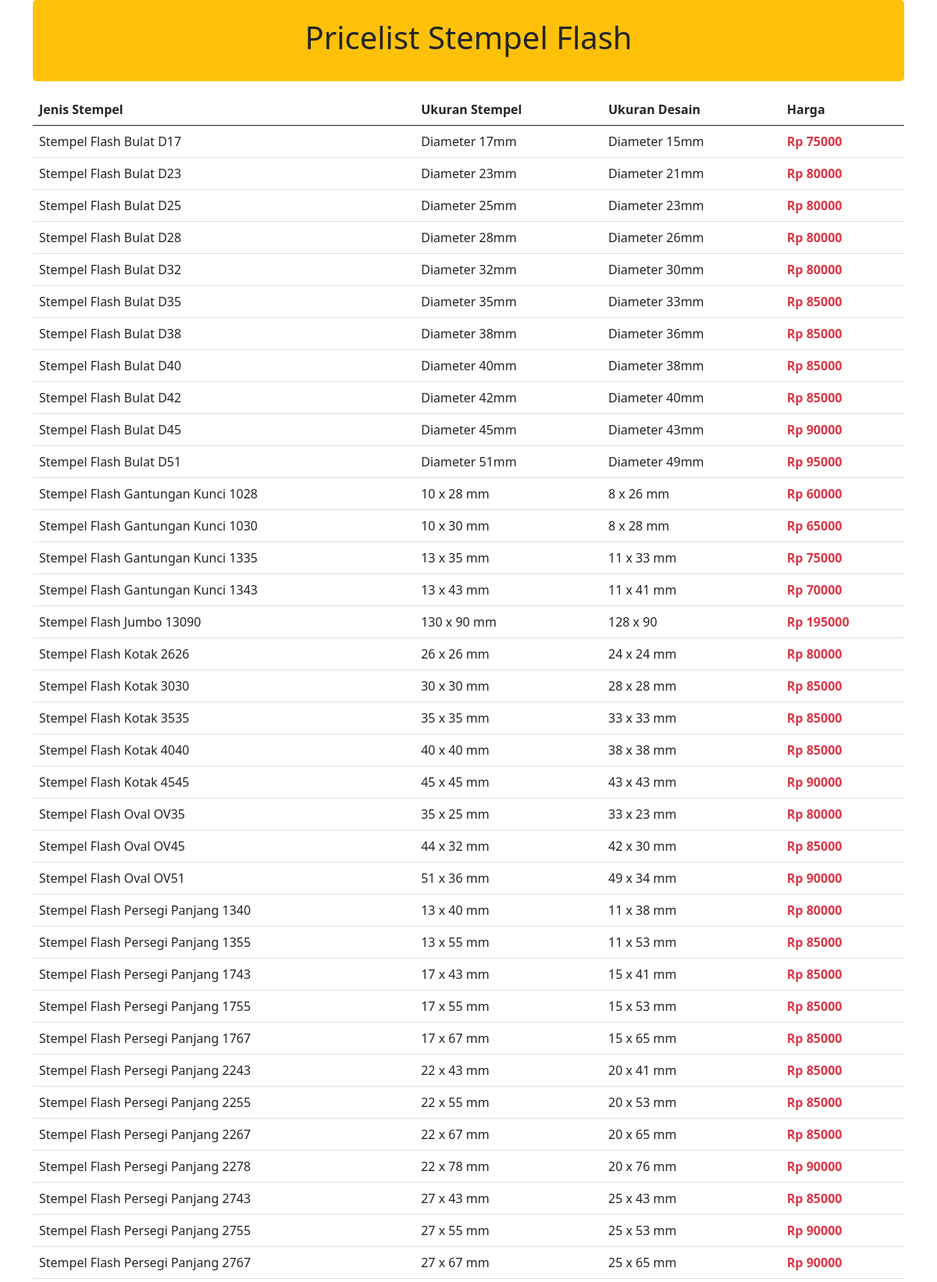
Screenshot of /pricelist.php (signed in, upper part) with the database file from the repository.
### tables this page shows
CREATE TABLE `data_flash` (
  `id` varchar(100) NOT NULL,
  `jenis` varchar(100) NOT NULL,
  `ukuran` varchar(100) NOT NULL,
  `desain` varchar(100) NOT NULL,
  `harga` int(100) NOT NULL
);

### pricelist.php (the view, shortened to what this page needs)
<?php
include('connection.php');
$query = mysqli_query($connect, 'SELECT * FROM data_flash');
$result = mysqli_fetch_all($query, MYSQLI_ASSOC);
?>
<!DOCTYPE html>
<html lang="en">
<head>
    <link href="https://cdn.jsdelivr.net/npm/bootstrap@5.0.2/dist/css/bootstrap.min.css" rel="stylesheet"
>
    <link href="style.css" rel="stylesheet">
    <link href="http://fonts.cdnfonts.com/css/sf-pro-display" rel="stylesheet">
</head>
<body>
    <div class="container">
        <div class="bg-warning rounded-3 mb-3">
            <br>
            <h1 class="text-center">Pricelist Stempel Flash</h1><br>
        </div>
        <table class="table">
            <thead>
                <th scope="col">Jenis Stempel</th>
                <th scope="col">Ukuran Stempel</th>
                <th scope="col">Ukuran Desain</th>
                <th scope="col">Harga</th>
            </thead>
            <tbody>
                <?php foreach ($result as $result) : ?>
                <tr>
                    <td><?php echo $result['jenis'] ?></td>
                    <td><?php echo $result['ukuran'] ?></td>
                    <td><?php echo $result['desain'] ?></td>
                    <td class="text-danger"><strong> Rp <?php echo $result['harga'] ?> </strong></td>
                </tr>
                <?php endforeach; ?>
            </tbody>
        </table>
    </div>
</body>
</html>

### rows the page displays
data_flash: jenis "Stempel Flash Bulat D17", ukuran "Diameter 17mm", desain "Diameter 15mm", harga "75000"
data_flash: jenis "Stempel Flash Bulat D23", ukuran "Diameter 23mm", desain "Diameter 21mm", harga "80000"
data_flash: jenis "Stempel Flash Bulat D25", ukuran "Diameter 25mm", desain "Diameter 23mm", harga "80000"
data_flash: jenis "Stempel Flash Bulat D28", ukuran "Diameter 28mm", desain "Diameter 26mm", harga "80000"
data_flash: jenis "Stempel Flash Bulat D32", ukuran "Diameter 32mm", desain "Diameter 30mm", harga "80000"
data_flash: jenis "Stempel Flash Bulat D35", ukuran "Diameter 35mm", desain "Diameter 33mm", harga "85000"
data_flash: jenis "Stempel Flash Bulat D38", ukuran "Diameter 38mm", desain "Diameter 36mm", harga "85000"
data_flash: jenis "Stempel Flash Bulat D40", ukuran "Diameter 40mm", desain "Diameter 38mm", harga "85000"
data_flash: jenis "Stempel Flash Bulat D42", ukuran "Diameter 42mm", desain "Diameter 40mm", harga "85000"
data_flash: jenis "Stempel Flash Bulat D45", ukuran "Diameter 45mm", desain "Diameter 43mm", harga "90000"
data_flash: jenis "Stempel Flash Bulat D51", ukuran "Diameter 51mm", desain "Diameter 49mm", harga "95000"
data_flash: jenis "Stempel Flash Gantungan Kunci 1028", ukuran "10 x 28 mm", desain "8 x 26 mm", harga "60000"
data_flash: jenis "Stempel Flash Gantungan Kunci 1030", ukuran "10 x 30 mm", desain "8 x 28 mm", harga "65000"
data_flash: jenis "Stempel Flash Gantungan Kunci 1335", ukuran "13 x 35 mm", desain "11 x 33 mm", harga "75000"
data_flash: jenis "Stempel Flash Gantungan Kunci 1343", ukuran "13 x 43 mm", desain "11 x 41 mm", harga "70000"
data_flash: jenis "Stempel Flash Jumbo 13090", ukuran "130 x 90 mm", desain "128 x 90", harga "195000"
data_flash: jenis "Stempel Flash Kotak 2626", ukuran "26 x 26 mm", desain "24 x 24 mm", harga "80000"
data_flash: jenis "Stempel Flash Kotak 3030", ukuran "30 x 30 mm", desain "28 x 28 mm", harga "85000"
data_flash: jenis "Stempel Flash Kotak 3535", ukuran "35 x 35 mm", desain "33 x 33 mm", harga "85000"
data_flash: jenis "Stempel Flash Kotak 4040", ukuran "40 x 40 mm", desain "38 x 38 mm", harga "85000"
data_flash: jenis "Stempel Flash Kotak 4545", ukuran "45 x 45 mm", desain "43 x 43 mm", harga "90000"
data_flash: jenis "Stempel Flash Oval OV35", ukuran "35 x 25 mm", desain "33 x 23 mm", harga "80000"
data_flash: jenis "Stempel Flash Oval OV45", ukuran "44 x 32 mm", desain "42 x 30 mm", harga "85000"
data_flash: jenis "Stempel Flash Oval OV51", ukuran "51 x 36 mm", desain "49 x 34 mm", harga "90000"
data_flash: jenis "Stempel Flash Persegi Panjang 1340", ukuran "13 x 40 mm", desain "11 x 38 mm", harga "80000"
data_flash: jenis "Stempel Flash Persegi Panjang 1355", ukuran "13 x 55 mm", desain "11 x 53 mm", harga "85000"
data_flash: jenis "Stempel Flash Persegi Panjang 1743", ukuran "17 x 43 mm", desain "15 x 41 mm", harga "85000"
data_flash: jenis "Stempel Flash Persegi Panjang 1755", ukuran "17 x 55 mm", desain "15 x 53 mm", harga "85000"
data_flash: jenis "Stempel Flash Persegi Panjang 1767", ukuran "17 x 67 mm", desain "15 x 65 mm", harga "85000"
data_flash: jenis "Stempel Flash Persegi Panjang 2243", ukuran "22 x 43 mm", desain "20 x 41 mm", harga "85000"
data_flash: jenis "Stempel Flash Persegi Panjang 2255", ukuran "22 x 55 mm", desain "20 x 53 mm", harga "85000"
data_flash: jenis "Stempel Flash Persegi Panjang 2267", ukuran "22 x 67 mm", desain "20 x 65 mm", harga "85000"
data_flash: jenis "Stempel Flash Persegi Panjang 2278", ukuran "22 x 78 mm", desain "20 x 76 mm", harga "90000"
data_flash: jenis "Stempel Flash Persegi Panjang 2743", ukuran "27 x 43 mm", desain "25 x 43 mm", harga "85000"
data_flash: jenis "Stempel Flash Persegi Panjang 2755", ukuran "27 x 55 mm", desain "25 x 53 mm", harga "90000"
data_flash: jenis "Stempel Flash Persegi Panjang 2767", ukuran "27 x 67 mm", desain "25 x 65 mm", harga "90000"
